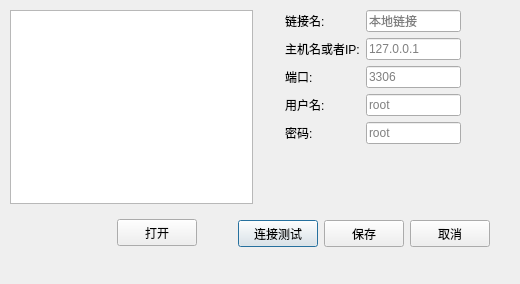
<?xml version="1.0" encoding="UTF-8"?>
<ui version="4.0">
 <class>Dialog</class>
 <widget class="QDialog" name="Dialog">
  <property name="geometry">
   <rect>
    <x>0</x>
    <y>0</y>
    <width>520</width>
    <height>284</height>
   </rect>
  </property>
  <property name="windowTitle">
   <string>打开链接</string>
  </property>
  <widget class="QPushButton" name="pushButton_test">
   <property name="geometry">
    <rect>
     <x>238</x>
     <y>220</y>
     <width>80</width>
     <height>27</height>
    </rect>
   </property>
   <property name="text">
    <string>连接测试</string>
   </property>
  </widget>
  <widget class="QPushButton" name="pushButton_save">
   <property name="geometry">
    <rect>
     <x>324</x>
     <y>220</y>
     <width>80</width>
     <height>27</height>
    </rect>
   </property>
   <property name="text">
    <string>保存</string>
   </property>
  </widget>
  <widget class="QPushButton" name="pushButton_cancle">
   <property name="geometry">
    <rect>
     <x>410</x>
     <y>220</y>
     <width>80</width>
     <height>27</height>
    </rect>
   </property>
   <property name="text">
    <string>取消</string>
   </property>
  </widget>
  <widget class="QPushButton" name="pushButton_open">
   <property name="geometry">
    <rect>
     <x>117</x>
     <y>219</y>
     <width>80</width>
     <height>27</height>
    </rect>
   </property>
   <property name="text">
    <string>打开</string>
   </property>
  </widget>
  <widget class="QSplitter" name="splitter">
   <property name="geometry">
    <rect>
     <x>10</x>
     <y>10</y>
     <width>451</width>
     <height>194</height>
    </rect>
   </property>
   <property name="orientation">
    <enum>Qt::Horizontal</enum>
   </property>
   <widget class="QWidget" name="layoutWidget">
    <layout class="QGridLayout" name="gridLayout">
     <item row="0" column="2">
      <layout class="QFormLayout" name="formLayout">
       <item row="0" column="0">
        <widget class="QLabel" name="label_conname">
         <property name="text">
          <string>链接名:</string>
         </property>
        </widget>
       </item>
       <item row="0" column="1">
        <widget class="QLineEdit" name="lineEdit_conname">
         <property name="placeholderText">
          <string>本地链接</string>
         </property>
        </widget>
       </item>
       <item row="1" column="0">
        <widget class="QLabel" name="label_hostname">
         <property name="text">
          <string>主机名或者IP:</string>
         </property>
        </widget>
       </item>
       <item row="1" column="1">
        <widget class="QLineEdit" name="lineEdit_hostname">
         <property name="placeholderText">
          <string>127.0.0.1</string>
         </property>
        </widget>
       </item>
       <item row="2" column="0">
        <widget class="QLabel" name="label_port">
         <property name="text">
          <string>端口:</string>
         </property>
        </widget>
       </item>
       <item row="2" column="1">
        <widget class="QLineEdit" name="lineEdit_port">
         <property name="placeholderText">
          <string>3306</string>
         </property>
        </widget>
       </item>
       <item row="3" column="0">
        <widget class="QLabel" name="label_username">
         <property name="text">
          <string>用户名:</string>
         </property>
        </widget>
       </item>
       <item row="3" column="1">
        <widget class="QLineEdit" name="lineEdit_user">
         <property name="placeholderText">
          <string>root</string>
         </property>
        </widget>
       </item>
       <item row="4" column="0">
        <widget class="QLabel" name="label_password">
         <property name="text">
          <string>密码:</string>
         </property>
        </widget>
       </item>
       <item row="4" column="1">
        <widget class="QLineEdit" name="lineEdit_password">
         <property name="placeholderText">
          <string>root</string>
         </property>
        </widget>
       </item>
      </layout>
     </item>
     <item row="0" column="0">
      <widget class="QListWidget" name="listWidget_conn">
       <property name="styleSheet">
        <string notr="true"/>
       </property>
      </widget>
     </item>
     <item row="0" column="1">
      <spacer name="horizontalSpacer">
       <property name="orientation">
        <enum>Qt::Horizontal</enum>
       </property>
       <property name="sizeHint" stdset="0">
        <size>
         <width>40</width>
         <height>20</height>
        </size>
       </property>
      </spacer>
     </item>
    </layout>
   </widget>
  </widget>
 </widget>
 <resources/>
 <connections>
  <connection>
   <sender>pushButton_cancle</sender>
   <signal>clicked()</signal>
   <receiver>Dialog</receiver>
   <slot>reject()</slot>
   <hints>
    <hint type="sourcelabel">
     <x>312</x>
     <y>253</y>
    </hint>
    <hint type="destinationlabel">
     <x>314</x>
     <y>283</y>
    </hint>
   </hints>
  </connection>
  <connection>
   <sender>pushButton_save</sender>
   <signal>clicked()</signal>
   <receiver>Dialog</receiver>
   <slot>accept()</slot>
   <hints>
    <hint type="sourcelabel">
     <x>242</x>
     <y>254</y>
    </hint>
    <hint type="destinationlabel">
     <x>240</x>
     <y>283</y>
    </hint>
   </hints>
  </connection>
  <connection>
   <sender>listWidget_conn</sender>
   <signal>clicked(QModelIndex)</signal>
   <receiver>Dialog</receiver>
   <slot>editConn()</slot>
   <hints>
    <hint type="sourcelabel">
     <x>148</x>
     <y>139</y>
    </hint>
    <hint type="destinationlabel">
     <x>57</x>
     <y>224</y>
    </hint>
   </hints>
  </connection>
 </connections>
 <slots>
  <slot>editConn()</slot>
 </slots>
</ui>
